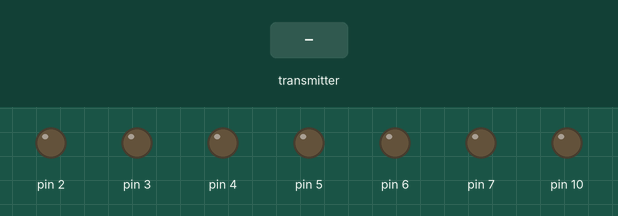
The sketch below on a simulated Arduino Uno, built with avr-gcc and run on an emulated ATmega328P. Parts: output pins drawn as LEDs (lit = HIGH). The test bench sets the inputs (shaded band). No radio packets arrive unless stated.

Above: at 1.2 s.
1.3 s: the transmitter starts sending packet.0 = 0
At 2.5 s:
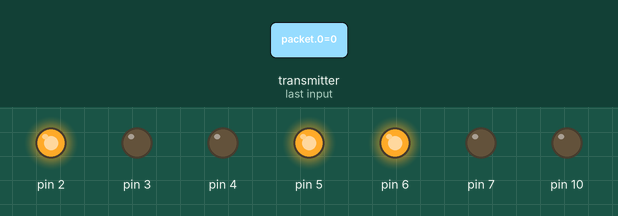
2.8 s: the transmitter starts sending packet.1 = 64
At 3.8 s:
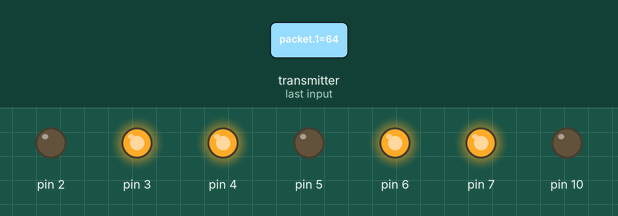
4.3 s: the transmitter starts sending packet.3 = 64
At 4.7 s:
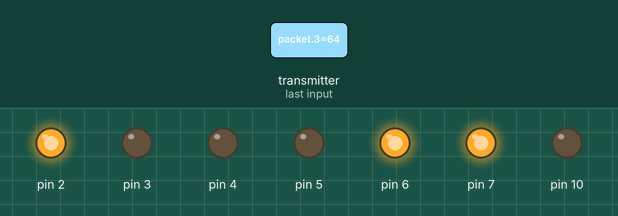
5.8 s: the transmitter starts sending packet.4 = 64
At 7.0 s:
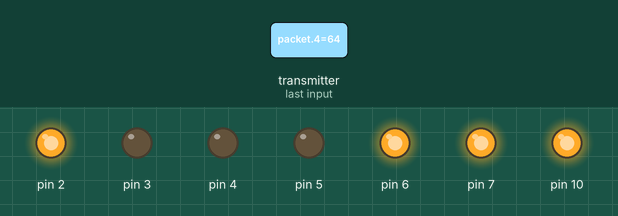
7.3 s: the transmitter starts sending packet.1 = 0
At 8.4 s:
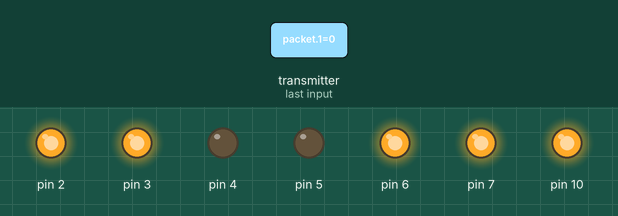
8.8 s: the transmitter starts sending packet.3 = 0
At 9.3 s:
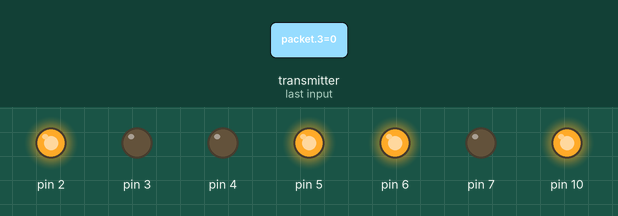
Timing chart, 0 to 11.3 s (numbered marks = the images above; inputs shaded):
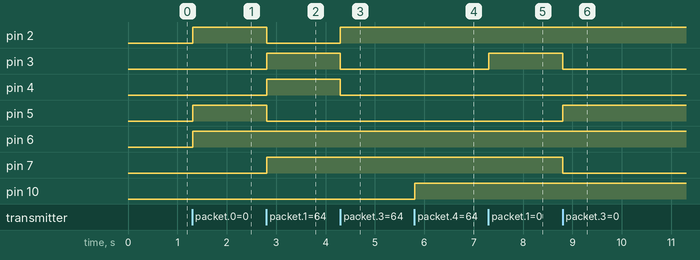

The sketch:

Receiver.ino
```cpp
// Nicholas Stonecipher
// December 12, 2017
// RECEIVER

#include <SPI.h>
#include "Motor.h"          // Modified this class so I can invert the motors on my keyboard
#include "RF24.h"           // without moving wires.  - - - - - - - - - - - - - - - - - Yes
Motor motorA(2,4,3, false);
Motor motorB(5,7,6, false);
RF24 radio(9,8);
const int PACKETSIZE = 6;
byte packet[PACKETSIZE];
int radioChannel = 131;
byte address[6] = {"[REDACTED]"};
void setup() {
  pinMode(10, OUTPUT);
  Serial.begin(115200);
  radio.begin();
  radio.setChannel(radioChannel);
  radio.setPALevel(RF24_PA_HIGH);
  radio.openReadingPipe(1,address);
  radio.startListening();
}
void loop() {
  if (radio.available()) {
    int *intPacket = (int *)packet;
    radio.read(packet, 6);
    int rawX = map(intPacket[0],0,1023,-255,255);
    int rawY = map(intPacket[1],0,1023,-255,255);
    digitalWrite(10, intPacket[2]);
    int left = constrain(rawX+rawY, -255, 255);
    int right = constrain(rawX-rawY, -255, 255);
    sendToMotors(right,left);
  }
  delay(10);
}

void sendToMotors( int x, int y) {
  if ((x > 150) || (x < -150)) {
    motorA.run(x);
  } else {
    motorA.run(0);
  }
  if ((y > 150) || (y < -150)) {
    motorB.run(y);
  } else {
    motorB.run(0);
  }
}
```

Motor.h
```cpp
class Motor {
  int modePin1;
  int modePin2;
  int enablePin;
  boolean defaultDirection; // Clockwise = true; Counterclockwise = false;

  public:
    Motor(int m1, int m2, int en, boolean deDir) {
      modePin1 = m1;
      modePin2 = m2;
      enablePin = en;
      boolean defaultDirection = deDir;
      pinMode(modePin1, OUTPUT);
      pinMode(modePin2, OUTPUT);
      pinMode(enablePin, OUTPUT);
    }
    void run(int speed) {
      if (speed > 0) {
        digitalWrite(modePin1, defaultDirection);
        digitalWrite(modePin2, !defaultDirection);
        analogWrite(enablePin, speed);
      } else {
        digitalWrite(modePin2, defaultDirection);
        digitalWrite(modePin1, !defaultDirection);
        analogWrite(enablePin, -speed);
      }
    }
    void brake(int speed) {
      digitalWrite(modePin1, LOW);
      digitalWrite(modePin2, LOW);
      analogWrite(enablePin, speed);
    }
};
```

Measured:
- after the input at 1.3 s, pin 2, pin 5, pin 6: LOW → HIGH at once
- after the input at 2.8 s, pin 2, pin 5: HIGH → LOW at once; pin 3, pin 4, pin 7: LOW → HIGH at once
- after the input at 4.3 s, pin 2: LOW → HIGH at once; pin 3, pin 4: HIGH → LOW at once
- after the input at 5.8 s, pin 10: LOW → HIGH at once
- after the input at 7.3 s, pin 3: LOW → HIGH at once
- after the input at 8.8 s, pin 3, pin 7: HIGH → LOW at once; pin 5: LOW → HIGH at once
